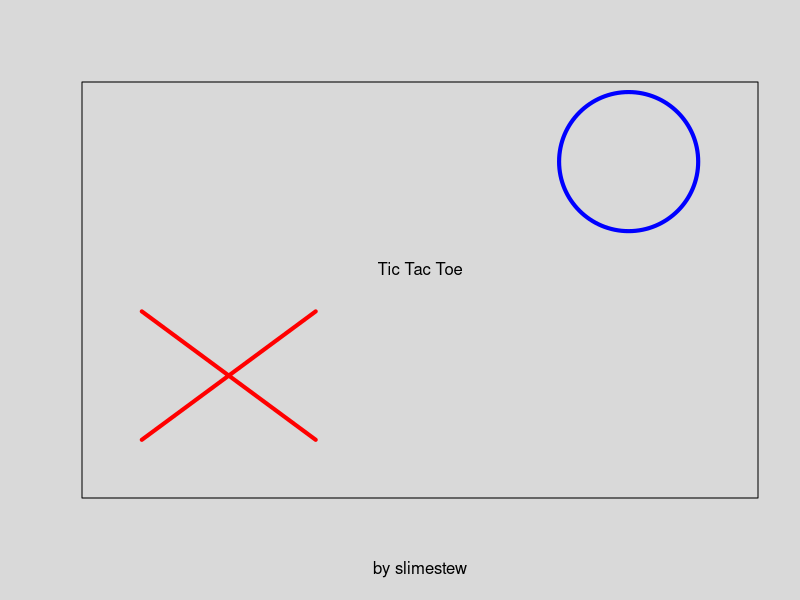

This chart was generated by the following R code: (Note: this script raises an error after producing the figure.)
par(bg = "gray85")
boards <- array(0, dim = c(10, 3, 3))
sub <- 0
turn <- 1
menu <- 0
click <- list(x = 3, y = 3)
textboxes <- c(0,0)
options <- c(FALSE, 0, 0)
# Classic or Advanced
#   In Advanced, you can place an X, O, or Microboard in a square
#   If a microboard is 
# Colors: Red/Blue Orange/Cyan Purple/Yellow green/pink
# Computer or Human  (computer can go first or second)
btnColorsb <- c("red","orange", "purple", "green")
btnColorsf <- c("blue","cyan", "yellow", "pink2")

checkwin <- function(sub){
  if(any(apply(boards[sub,,], 1, function(r) (all(r==r[1]) && r[1]>0)))) #vertical
    return(TRUE)
  if(any(apply(boards[sub,,], 2, function(r) (all(r==r[1]) && r[1]>0)))) #horizontal
    return(TRUE)
  if(boards[sub,1,1] == boards[sub,2,2] && boards[sub,1,1] == boards[sub,3,3] && boards[sub,1,1] > 0) #primary diagonal
    return(TRUE)
  if(boards[sub,1,3] == boards[sub,2,2] && boards[sub,1,3] == boards[sub,3,1] && boards[sub,1,3] > 0) #secondary diagonal
    return(TRUE)
  return(FALSE)
}

getPiece <- function(sub, x, o){
  rect(0,0,4,4, col="#d9d9d980", border="transparent")
  lines(c(0.2,0.8), c(1.2,1.8), lwd=4, col=x)
  lines(c(0.2,0.8), c(1.8,1.2), lwd=4, col=x)
  symbols(1.5, 1.5, circles = 0.25, add = TRUE, bg = "transparent", fg=o, inches = FALSE, lwd=4)
  lines(c(1.2,1.8), c(0.5,0.8), lwd=4, col="darkorange4")
  lines(c(1.2,1.8), c(0.5,0.2), lwd=4, col="darkorange4")
  if(sub==0){
    lines(c(2.4,2.4),c(1.2,1.8), col="gray20", lwd=4)
    lines(c(2.6,2.6),c(1.2,1.8), col="gray20", lwd=4)
    lines(c(2.2,2.8),c(1.4,1.4), col="gray20", lwd=4)
    lines(c(2.2,2.8),c(1.6,1.6), col="gray20", lwd=4)
  }
  click <- locator(1)
  if(floor(click$y) < 1)
    return(0)
  if(floor(click$x) < 1)
    return(1)
  if(floor(click$x) < 2)
    return(2)
  if(floor(click$x) < 3 && sub==0)
    return(-1) 
  return(2)
}

drawBoard <- function(boards, sub, x, o){
  #draw board
  if(sub > 0){
    plot(0, 0, type = "n", xlim = c(0, 3), ylim = c(0, 3), xlab = paste("Player ", turn, "'s turn, Board ", sub, sep=""), ylab = "Back", axes = FALSE, frame.plot = FALSE)
  } else {
    plot(0, 0, type = "n", xlim = c(0, 3), ylim = c(0, 3), xlab = paste("Player ", turn, "'s turn", sep=""), ylab = "", axes = FALSE, frame.plot = FALSE)
  }
  
  for(i in 1:2){
    lines(c(i,i),c(0,3), lwd=4)
    lines(c(0,3),c(i,i), lwd=4)
  }
  
  for(i in 1:3)
    for(j in 1:3)
      if(boards[sub+1,i,j] == 1){
        lines(c(i-0.8,i-0.2),c(j-0.8,j-0.2), col=x, lwd=4)
        lines(c(i-0.8,i-0.2),c(j-0.2,j-0.8), col=x, lwd=4)
      } else if(boards[sub+1,i,j] == 2){
        symbols(i-0.5, j-0.5, circles = 0.25, add = TRUE, bg = "transparent", fg=o, inches = FALSE, lwd=4)
      } else if(boards[sub+1,i,j] == -1){
        lines(c(i-0.4,i-0.4),c(j-0.8,j-0.2), col="gray20", lwd=4)
        lines(c(i-0.6,i-0.6),c(j-0.2,j-0.8), col="gray20", lwd=4)
        lines(c(i-0.2,i-0.8),c(j-0.4,j-0.4), col="gray20", lwd=4)
        lines(c(i-0.2,i-0.8),c(j-0.6,j-0.6), col="gray20", lwd=4)
        #TODO: inner symbols
      }
}

#menu
plot(0, 0, type = "n", xlim = c(0, 9), ylim = c(0, 9), col="white", xlab = "by slimestew", ylab = "", axes = FALSE, frame.plot = TRUE)
lines(c(0.5,3,1.75,0.5,3), c(1,4,2.5,4,1), lwd=4, col="red")
symbols(7.5, 7.5, circles = 1, add = TRUE, bg = "transparent", fg="blue", inches = FALSE, lwd=4)
text(4.5,5, "Tic Tac Toe")

while((floor(click$y) < 5 || floor(click$y) > 8) || menu < 2){
  click <- locator(1)
  plot(0, 0, type = "n", xlim = c(0, 9), ylim = c(0, 9), xlab = "", ylab = "", axes = FALSE, frame.plot = FALSE)
  
  if((floor(click$x) > 1 && floor(click$x) < 7) && menu > 0){
    if(floor(click$y) == 3)
      options[1] <- !options[1]
    if(floor(click$y) == 2)
      options[2] <- (options[2]+1) %% 4
    if(floor(click$y) == 1)
      options[3] <- (options[3]+1) %% 3
  }
  
  rect(1, 5, 7, 6, col = "white", border = "black")
  rect(1, 3, 7, 4, col = ifelse(options[1], "green", "red"), border = "black")
  rect(1, 2, 7, 3, col = btnColorsb[options[2]+1], border = "black")
  rect(1, 1, 7, 2, col = ifelse(options[3], "green", "red"), border = "black")
  text(4,8, "Tic-Tac-Toe")
  text(4,3.5, "Advanced")
  text(4,2.5, "Colors", col=btnColorsf[options[2]+1])
  text(4,1.5, ifelse(options[3]<2, ifelse(options[3],"CPU Second","Human"),"CPU First"))
  text(4,5.5, "Start")
  
  menu <- min(menu + 1,2)
}
plot(0, 0, type = "n", xlim = c(0, 3), ylim = c(0, 3), col="white", xlab = "", ylab = "", axes = FALSE, frame.plot = TRUE)
menu <- 0

#game loop
while(!checkwin(1) && (any(boards[1,,] == 0) || any(boards[1,,] == -1))) {
  if(floor(click$x)<0) #back button
    sub <- 0
  if(floor(click$x)<3 && floor(click$x)>-1 && floor(click$y)<3 && floor(click$y)>-1){ #on the board
    if(boards[1, floor(click$x)+1, floor(click$y)+1] == 0){ #new piece
      
      if(options[1]){ #advanced
        if(boards[1, floor(click$x)+1, floor(click$y)+1] == -1 && sub == 0){ #enter subboard
          sub <- floor(click$x)+1 + (3*(floor(click$y)))
        } else {
          boards[sub+1, floor(click$x)+1, floor(click$y)+1] <- getPiece(sub, btnColorsb[options[2]+1], btnColorsf[options[2]+1]) #get piece
          
          if(boards[1, floor(click$x)+1, floor(click$y)+1] != -1){
            if(boards[1, floor(click$x)+1, floor(click$y)+1] != 0)
              turn <- 3 - turn #end turn
            
          } else {
            sub <- floor(click$x)+1 + (3*(floor(click$y))) #enter subboard and place second symbol
            
            while(TRUE){
              drawBoard(boards, sub, btnColorsb[options[2]+1], btnColorsf[options[2]+1])
              click <- locator(1)
              if(floor(click$x)<3 && floor(click$x)>-1 && floor(click$y)<3 && floor(click$y)>-1){
                  boards[sub+1, floor(click$x)+1, floor(click$y)+1] <- getPiece(sub, btnColorsb[options[2]+1], btnColorsf[options[2]+1]) #get piece
                if(boards[sub+1, floor(click$x)+1, floor(click$y)+1] != 0){
                  sub <- 0
                  turn <- 3 - turn
                  break
                }
              }
            }
            
          }
        }
        
        for(i in 2:10){ #check boards for a win
          if(checkwin(i)){
            #TODO: make checkwin return the winning piece of a microboard
            #TODO: boards[1, (i-2)%3, (i-2)/3] <- checkwin(i)
          }
        }
        
      } else { #basic
        boards[1, floor(click$x)+1, floor(click$y)+1] <- turn
        turn <- 3 - turn
      }
    }
  }
  
  drawBoard(boards, sub, btnColorsb[options[2]+1], btnColorsf[options[2]+1])
  
  menu <- 1
  
  click <- locator(1)
}

drawBoard(boards, sub, btnColorsb[options[2]+1], btnColorsf[options[2]+1])

turn <- 3 - turn

rect(1,1,2,2, col="#d9d9d980", border="transparent")
if(!options[3] || turn==options[3]){
  if(checkwin(1))
    text(1.5,1.5, "You win!")
  else
    text(1.5,1.5, "Draw")
} else {
  text(1.5,1.5, "Game Over")
}